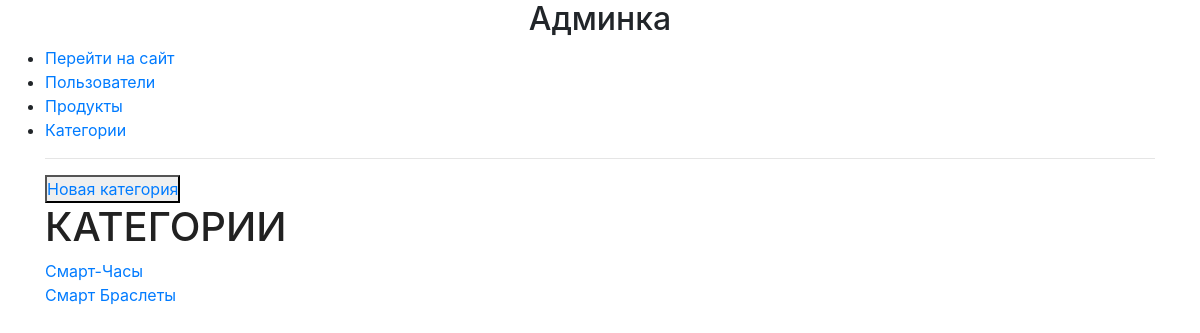
/admin_custom/categories/read/, run on an earlier commit of the app's database.
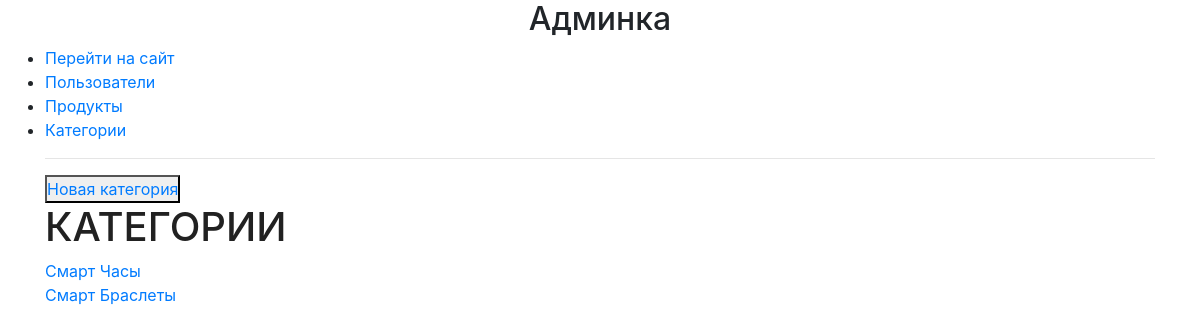
And on a later commit of the database.
### mainapp/models.py (models this page shows, shortened)
class ProductCategory(models.Model):
    class Meta:
        verbose_name = 'Категория'
        verbose_name_plural = 'Категории'
    name = models.CharField(verbose_name='Имя категории', max_length=64, unique=True)
    description = models.TextField(verbose_name='Описание категории', blank=True)

### adminapp/views.py (the view)
# urls.py: path('categories/read/', adminapp.CategoryListView.as_view(), name='categories'),
class CategoryListView(ListView):
    model = ProductCategory
    template_name = 'adminapp/categories.html'
    def get_queryset(self):
        query_set = super(CategoryListView, self).get_queryset()
        return query_set
    def get_context_data(self, *, object_list=None, **kwargs):
        context = super(CategoryListView, self).get_context_data(**kwargs)
        context['title'] = 'Категории'
        return context

### adminapp/templates/adminapp/categories.html
{% extends 'adminapp/base.html' %}
{% load staticfiles %}
{% block content %}
<div class="products_list">
    <button>
        <a href="{% url 'admin_custom:category_create' %}">Новая категория</a>
    </button>
    <h1>{{title}}</h1>
    {% for object in object_list %}
    <div class="object-list">
        <div class="object-link">
            <a href="{% url 'admin_custom:category_details' object.pk %}">{{ object.name|title }}</a>
        </div>
    </div>
    {% endfor%}
</div>
{% endblock %}

What changed in the data, as far as the page shows it:
removed ProductCategory: name "Смарт-Часы"
added ProductCategory: name "Смарт Часы"
